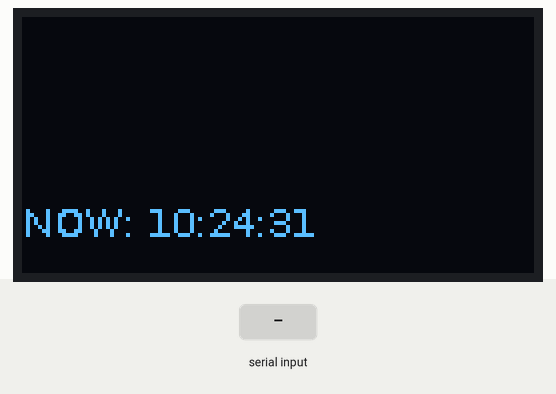
Recording of a program running on a simulated Raspberry Pi (BCM pin numbers), started with the argument Hello. Shown: 128×64 one-colour display. Inputs (shaded band) come from the test bench. The OLED is the two-colour kind (top 16 rows yellow); the clock reads 2024-03-15 10:24:30 at power-on unless the program sets it; what the program prints to the terminal is not drawn.

Above: at 1.3 s.
1.4 s: "E220-900JP" received over the second serial link
At 3.03 s:
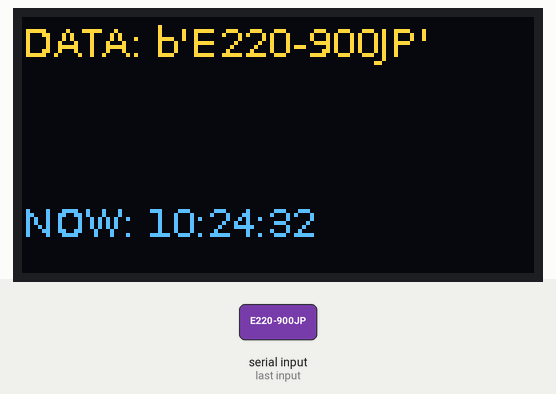
4.4 s: "0" received over the second serial link
At 4.98 s:
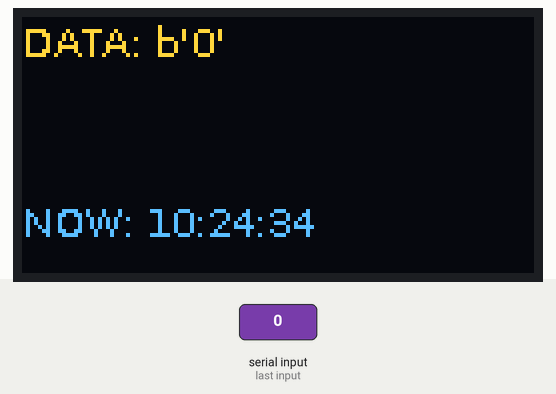
Timing chart, 0 to 7.4 s (numbered marks = the images above; inputs shaded):
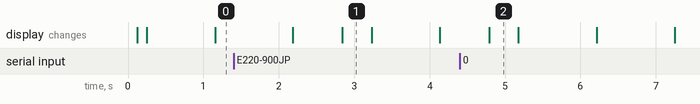

The program:

oled-receive.py
```python
import serial
import time
import argparse
import Adafruit_SSD1306
from PIL import Image
from PIL import ImageDraw
from PIL import ImageFont

# ディスプレイの初期化
disp = Adafruit_SSD1306.SSD1306_128_64(rst=None)
disp.begin()
disp.clear()
disp.display()
width = disp.width
height = disp.height

# PILのイメージを作成
image = Image.new('1', (width, height))

# PILイメージに描画
draw = ImageDraw.Draw(image)
fpath = "/usr/share/fonts/truetype/dejavu/DejaVuSans.ttf"
font = ImageFont.truetype(fpath, 10)


def get_args():
    parser = argparse.ArgumentParser()

    parser.add_argument("serial_port")
    parser.add_argument("-b", "--baud", default="9600")
    parser.add_argument("-m", "--model", default="E220-900JP")
    parser.add_argument("--rssi", action="store_true")

    args = parser.parse_args()

    return args


def main():
    args = get_args()

    if args.model == "E220-900JP":
        print("serial port:")
        print(args.serial_port)

        print("receive waiting...")
        ser = serial.Serial(args.serial_port, int(args.baud), timeout=None)
        payload = bytes()
        try:
            while True:
                now = time.strftime("%H:%M:%S")
                draw.rectangle((0,45,127,63), outline=0, fill=0)
                if ser.in_waiting != 0:
                    payload = payload + ser.read()
                elif ser.in_waiting == 0 and len(payload) != 0:
                    draw.rectangle((0,0,127,63), outline=0, fill=0)
                    time.sleep(0.010)
                    if ser.in_waiting == 0:
                        draw.text((0,0), "DATA: %s"%payload, font=font, fill=255)
                        #hexdump.hexdump(payload)
                        if args.rssi:
                            rssi = int(payload[-1]) - 256
                            draw.text((0,15), f"RSSI: {rssi} dBm", font=font, fill=255)
                            draw.text((0,30), f"RECV: {now}", font=font, fill=255)
                        payload = bytes()
                draw.text((0,45), "NOW: %s"%now, font=font, fill=255)
                disp.image(image)
                disp.display()
        except KeyboardInterrupt:
            ser.close()
        finally:
            ser.close()
    else:
        print("INVALID")
        return


if __name__ == "__main__":
    main()
```

Measured:
- after the input at 1.4 s, the display: first differs from a run without the input after 1.4 s (image 1)
- after the input at 4.4 s, the display: changes after 0.39 s (image 2)
